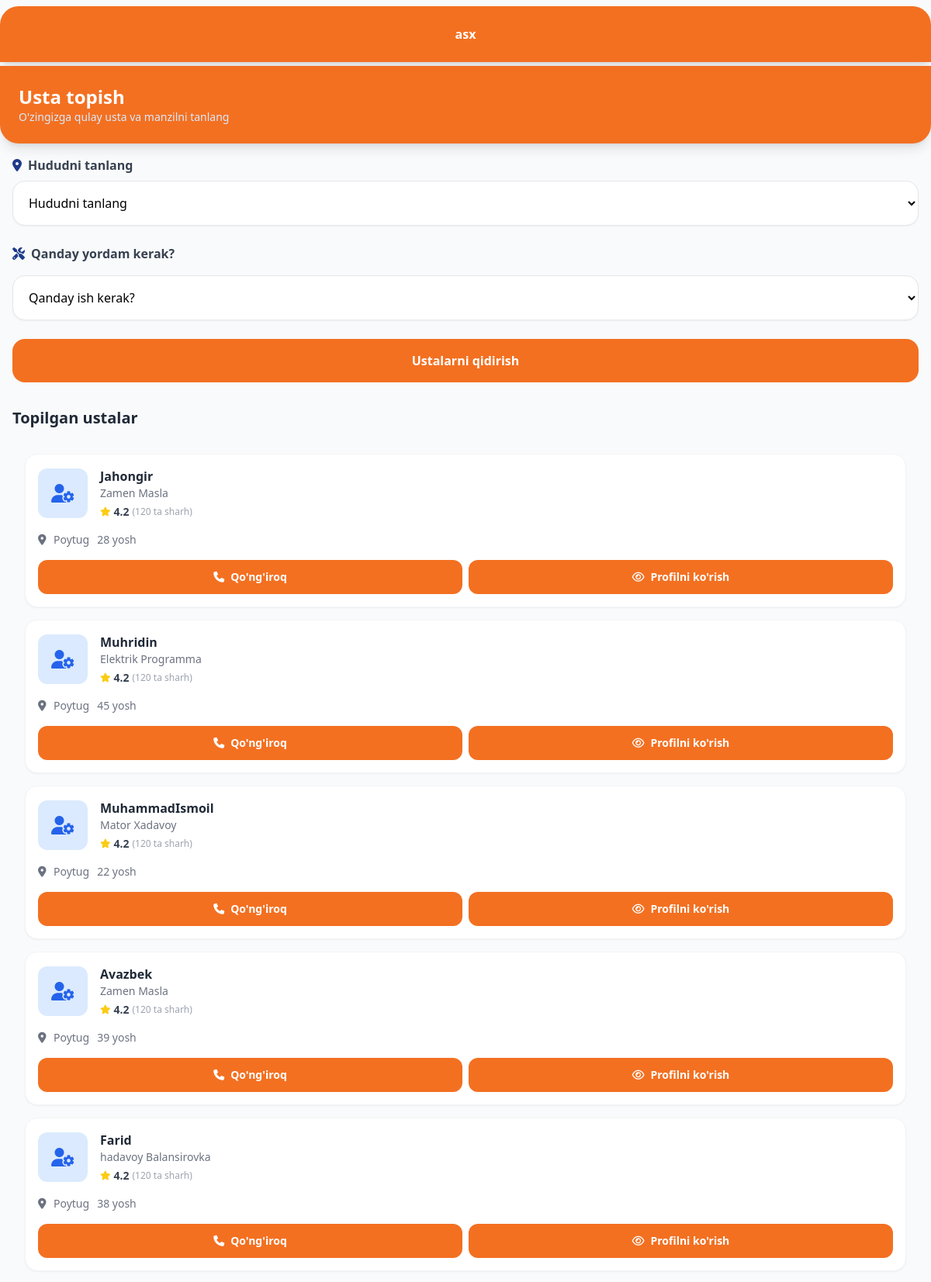
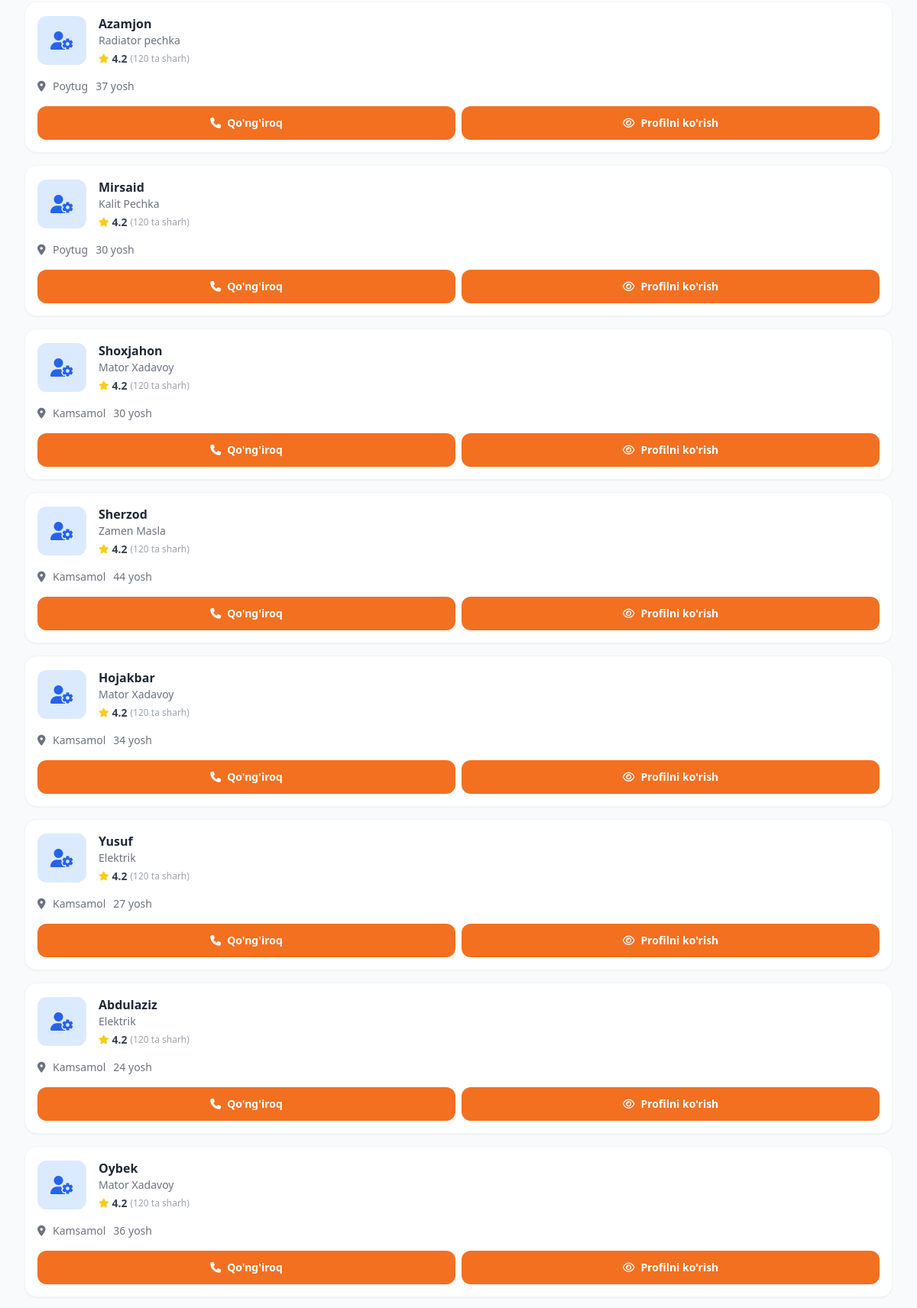
Screenshot of /uz/home/ (signed in, upper part) with the database file from the repository (2 pictures, top to bottom).
### Avto/models.py (models this page shows, shortened)
class Usta(models.Model):
    ism = models.CharField(max_length=100)
    tajriba_yil = models.PositiveIntegerField()
    ishlar = models.ManyToManyField(IshTuri)  # Bu many-to-many
    telefon = models.CharField(max_length=20)
    shahar = models.CharField(max_length=50, null=True)
    yoshi = models.IntegerField(null=True)

class IshTuri(models.Model):
    nomi = models.CharField(max_length=50, null=True, blank=True)

### Avto/views.py (the view)
# urls.py: path("home/", home, name="home"),
def home(request):
    ustalar = Usta.objects.all()
    ishlar = IshTuri.objects.all()
    selected_ish = request.GET.get('ish', '').strip()
    if selected_ish:
        ustalar = ustalar.filter(ishlar__id=selected_ish)
    selected_shahar = request.GET.get('shahar', '')
    if selected_shahar:
        ustalar = ustalar.filter(shahar=selected_shahar)
    context = {
        'ustalar': ustalar,
        'ishlar': ishlar,
        'selected_ish': selected_ish,
        'selected_shahar': selected_shahar,
    }
    return render(request, 'home.html', context)

### Avto/templates/home.html (shortened to what this page needs)
{% extends "base.html" %}
{% load i18n %}
{% block content %}
<body class="bg-gray-50 pb-24">
  {% if user.is_authenticated %}
    <div class="px-4 mt-2 bg-[#F37021] text-white p-2 rounded-t-3xl shadow-lg">
        <button class="w-full bg-[#F37021] text-white py-4 rounded-xl font-semibold active:scale-95 transition">
            {{ user.username }}
        </button>
    </div>
  {% endif %}
  <header class="bg-[#F37021] text-white p-6 rounded-b-3xl shadow-lg mt-[5px]">
      <h1 class="text-2xl font-bold">{% trans "Usta topish" %}</h1>
      <p class="text-blue-100 text-sm">{% trans "O'zingizga qulay usta va manzilni tanlang" %}</p>
  </header>
  <form method="GET">
      <main class="p-4 space-y-6">
          <section>
              <label class="block text-gray-700 font-semibold mb-2">
                  <i class="fa-solid fa-location-dot text-blue-900 mr-2"></i>{% trans "Hududni tanlang" %}
              </label>
              <select name="shahar"
 class="w-full p-4 bg-white border border-gray-200 rounded-2xl shadow-sm focus:ring-2 focus:ring-blue-500 outline-none">
                  <option value="">{% trans "Hududni tanlang" %}</option>
              </select>
          </section>
          <section>
              <label class="block text-gray-700 font-semibold mb-4">
                  <i class="fa-solid fa-screwdriver-wrench text-blue-900 mr-2"></i>{% trans "Qanday yordam kerak?" %}
              </label>
              <select name="ish"
                  class="w-full p-4 bg-white border border-gray-200 rounded-2xl shadow-sm focus:ring-2 focus:ring-blue-500 outline-none">
                  <option value="">{% trans "Qanday ish kerak?" %}</option>
              </select>
          </section>
          <button type="submit" class="w-full bg-[#F37021] text-white font-bold py-4 rounded-2xl transition-all">
              {% trans "Ustalarni qidirish" %}
          </button>
      </main>
  </form>
  <section class="p-4">
      <h2 class="text-xl font-bold text-gray-800 mb-4">{% trans "Topilgan ustalar" %}</h2>
      <main class="p-4 space-y-4">
          {% if ustalar %}
              {% for usta in ustalar %}
                  <div class="bg-white rounded-2xl p-4 shadow-sm border border-gray-100 flex flex-col space-y-4">
                      <div class="flex items-start justify-between">
                          <div class="flex items-center">
                              <div class="w-16 h-16 bg-blue-100 rounded-xl flex items-center justify-center">
                                  <i class="fa-solid fa-user-gear text-blue-600 text-2xl"></i>
                              </div>
                              <div class="ml-4">
                                  <h3 class="font-bold text-gray-800">{{ usta.ism }}</h3>
                                  <p class="text-sm text-gray-500">
                                      {% for ish in usta.ishlar.all %}
                                      {{ ish.nomi }}{% if not forloop.last %}, {% endif %}
                                      {% empty %}
                                      {% trans "Ishlar ko‘rsatilmagan" %}
                                      {% endfor %}
                                  </p>
                                  <div class="flex items-center mt-1">
                                      <i class="fa-solid fa-star text-yellow-400 text-xs"></i>
                                      <span class="text-sm font-bold ml-1 text-gray-700">4.2</span>
                                      <span class="text-xs text-gray-400 ml-1">(120 {% trans "ta sharh" %})</span>
                                  </div>
                              </div>
                          </div>
                      </div>
                      <div class="flex gap-[10px]">
                          <div class="flex items-center text-gray-500 text-sm">
                              <i class="fa-solid fa-location-dot w-5"></i>
                              <span>{{ usta.shahar }}</span>
                          </div>
                          <div class="flex items-center text-gray-500 text-sm">
                              <span>{{ usta.yoshi }} {% trans "yosh" %}</span>
                          </div>
                      </div>
                      <div class="flex space-x-2">
                          <a href="tel:{{ usta.telefon }}" class="flex-1 bg-[#F37021] text-white py-3 rounded-xl font-semibold text-sm flex items-center justify-center gap-2 active:scale-95 transition-all">
                              <i class="fa-solid fa-phone"></i> {% trans "Qo'ng'iroq" %}
                          </a>
                          <a href="{% url 'usta_profile' usta.id %}" class="flex-1 bg-[#F37021] text-white py-3 rounded-xl font-semibold text-sm flex items-center justify-center gap-2 active:scale-95 transition-all">
                              <i class="fa-regular fa-eye"></i> {% trans "Profilni ko'rish" %}
                          </a>
                      </div>
                  </div>
              {% endfor %}
          {% else %}
              <p class="text-center text-gray-500 mt-10">{% trans "Mos usta topilmadi" %}</p>
          {% endif %}
      </main>
  </section>
</body>
{% endblock %}

### Avto/templates/home.html (style rules this page uses)
body { animation: fadeIn 0.4s ease-in; }

### rows the page displays
Usta: ism "Jahongir", shahar "Poytug", yoshi "28"
IshTuri: nomi "Zamen Masla"
Usta: ism "Muhridin", shahar "Poytug", yoshi "45"
IshTuri: nomi "Elektrik Programma"
Usta: ism "MuhammadIsmoil", shahar "Poytug", yoshi "22"
IshTuri: nomi "Mator Xadavoy"
Usta: ism "Avazbek", shahar "Poytug", yoshi "39"
Usta: ism "Farid", shahar "Poytug", yoshi "38"
IshTuri: nomi "hadavoy Balansirovka"
Usta: ism "Azamjon", shahar "Poytug", yoshi "37"
IshTuri: nomi "Radiator pechka"
Usta: ism "Mirsaid", shahar "Poytug", yoshi "30"
IshTuri: nomi "Kalit Pechka"
Usta: ism "Shoxjahon", shahar "Kamsamol", yoshi "30"
Usta: ism "Sherzod", shahar "Kamsamol", yoshi "44"
Usta: ism "Hojakbar", shahar "Kamsamol", yoshi "34"
Usta: ism "Yusuf", shahar "Kamsamol", yoshi "27"
IshTuri: nomi "Elektrik"
Usta: ism "Abdulaziz", shahar "Kamsamol", yoshi "24"
Usta: ism "Oybek", shahar "Kamsamol", yoshi "36"

### other values shown
{{ user.username }} "asx"
